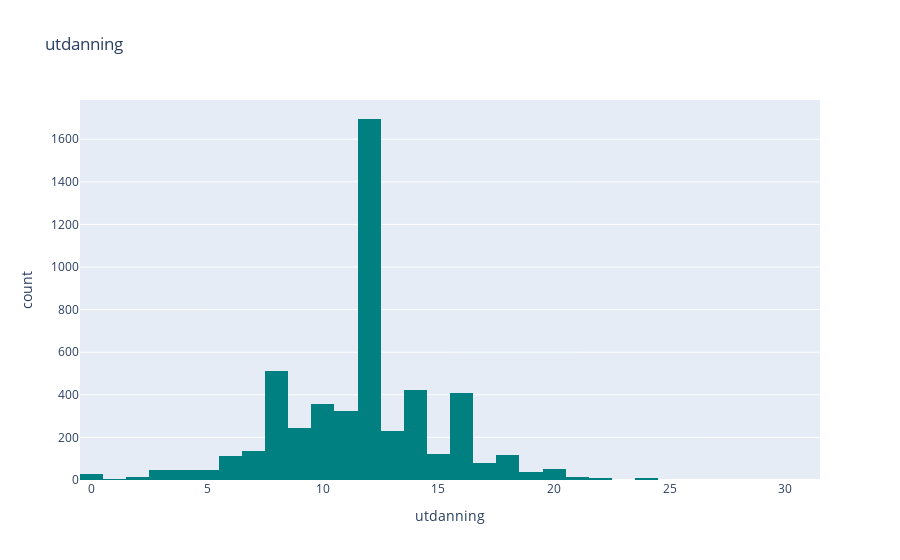
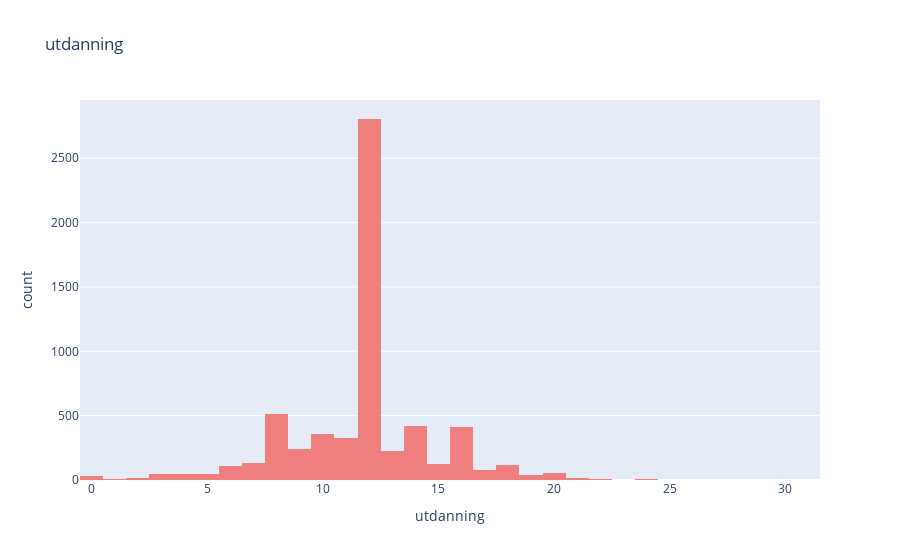

The notebook cell saved with these charts, in order:
### Markdown cell above
For variabelen "utdanning" i datasettet, som representerer antall år med utdanning og mangler 18,1 % av verdiene. Da velges modus-imputasjon som en tilnærming. Dette innebærer å erstatte de manglende verdiene med verdien som forekommer hyppigst i dataene, som i dette tilfellet er 12 år.

### Code cell
histogram(X_train[["utdanning"]]) #plotter histogram for utdanning

mode_value = X_train["utdanning"].mode()[0]

X_train["utdanning"] = X_train["utdanning"].fillna(mode_value)


histogram(X_train[["utdanning"]], color="lightcoral")

#fyller inn manglende verdier i validerings og test data
X_val["utdanning"] = X_val["utdanning"].fillna(mode_value)
X_test["utdanning"] = X_test["utdanning"].fillna(mode_value)

### Figure 1 — Plotly figure (JSON) as saved in the notebook; plotly's stock layout.template omitted (floating-point values rounded to 4 significant figures; data arrays with more than 128 entries replaced by an {"elided": "..."} marker saying what was removed)
{"data": [{"alignmentgroup": "True", "bingroup": "x", "hovertemplate": "utdanning=%{x}<br>count=%{y}<extra></extra>", "legendgroup": "", "marker": {"color": "teal", "pattern": {"shape": ""}}, "name": "", "offsetgroup": "", "orientation": "v", "showlegend": false, "type": "histogram", "x": {"elided": "6184 int values"}, "xaxis": "x", "yaxis": "y"}], "layout": {"barmode": "relative", "legend": {"tracegroupgap": 0}, "title": {"text": "utdanning"}, "xaxis": {"anchor": "y", "domain": [0, 1], "title": {"text": "utdanning"}}, "yaxis": {"anchor": "x", "domain": [0, 1], "title": {"text": "count"}}}}

### Figure 2 — Plotly figure (JSON) as saved in the notebook; plotly's stock layout.template omitted (floating-point values rounded to 4 significant figures; data arrays with more than 128 entries replaced by an {"elided": "..."} marker saying what was removed)
{"data": [{"alignmentgroup": "True", "bingroup": "x", "hovertemplate": "utdanning=%{x}<br>count=%{y}<extra></extra>", "legendgroup": "", "marker": {"color": "lightcoral", "pattern": {"shape": ""}}, "name": "", "offsetgroup": "", "orientation": "v", "showlegend": false, "type": "histogram", "x": {"elided": "6184 int values"}, "xaxis": "x", "yaxis": "y"}], "layout": {"barmode": "relative", "legend": {"tracegroupgap": 0}, "title": {"text": "utdanning"}, "xaxis": {"anchor": "y", "domain": [0, 1], "title": {"text": "utdanning"}}, "yaxis": {"anchor": "x", "domain": [0, 1], "title": {"text": "count"}}}}
